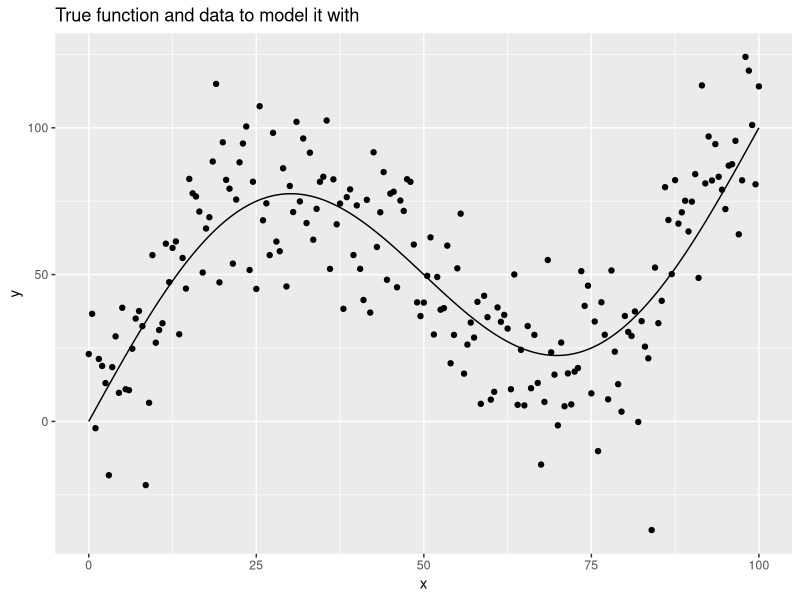
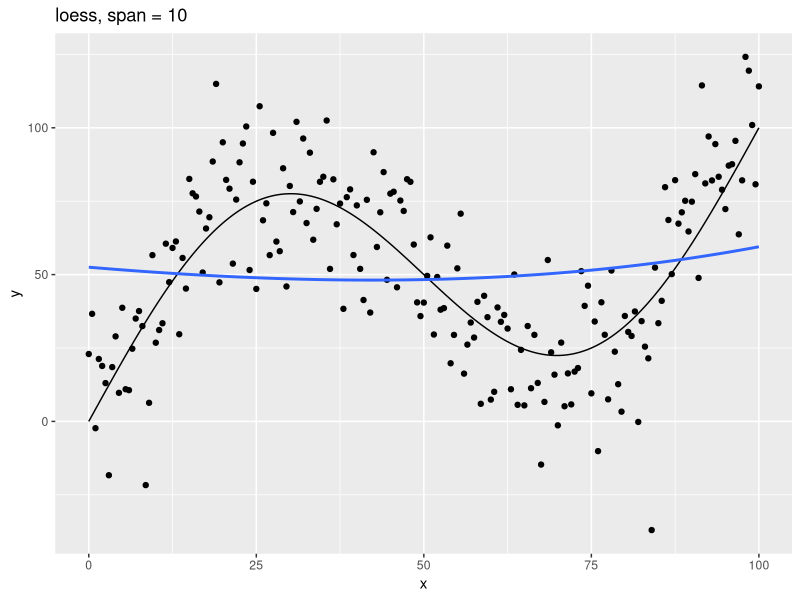
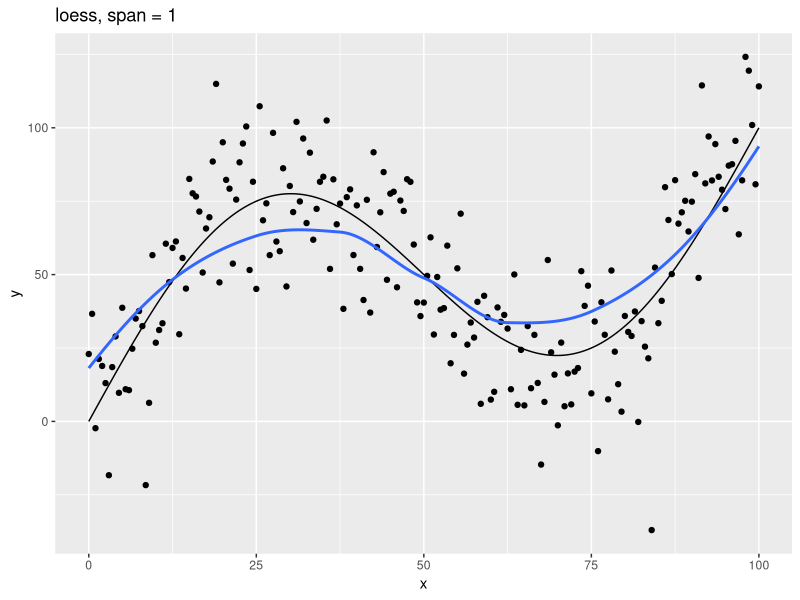
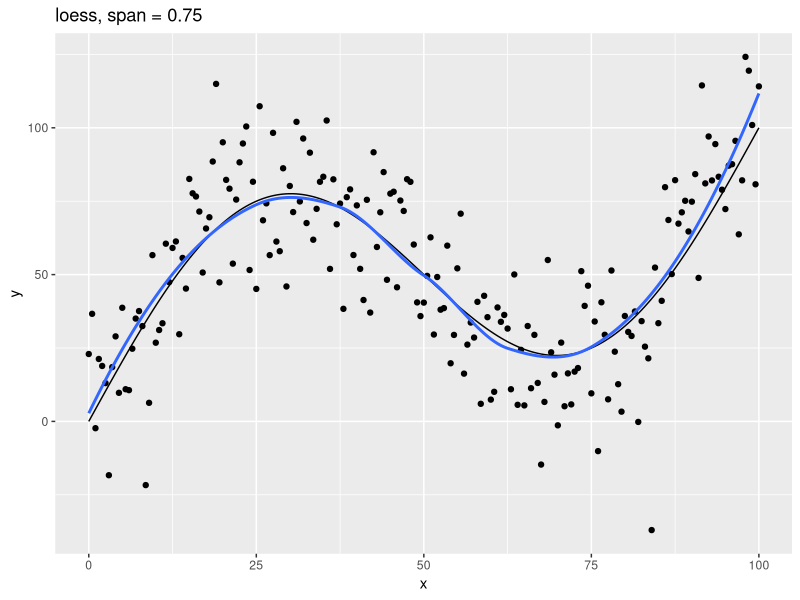
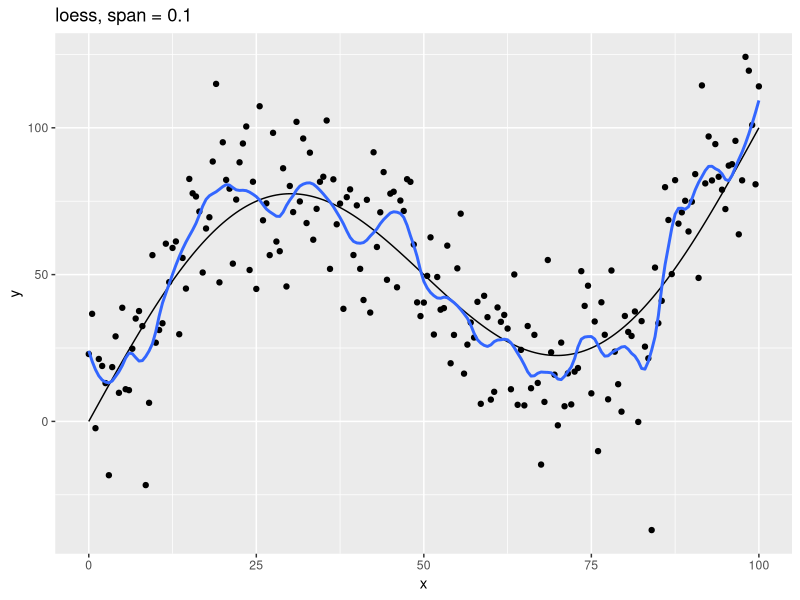
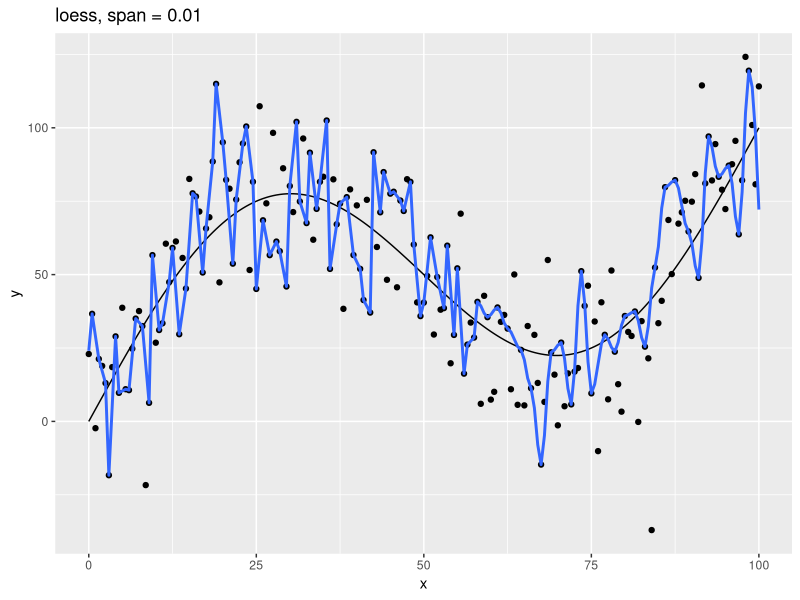
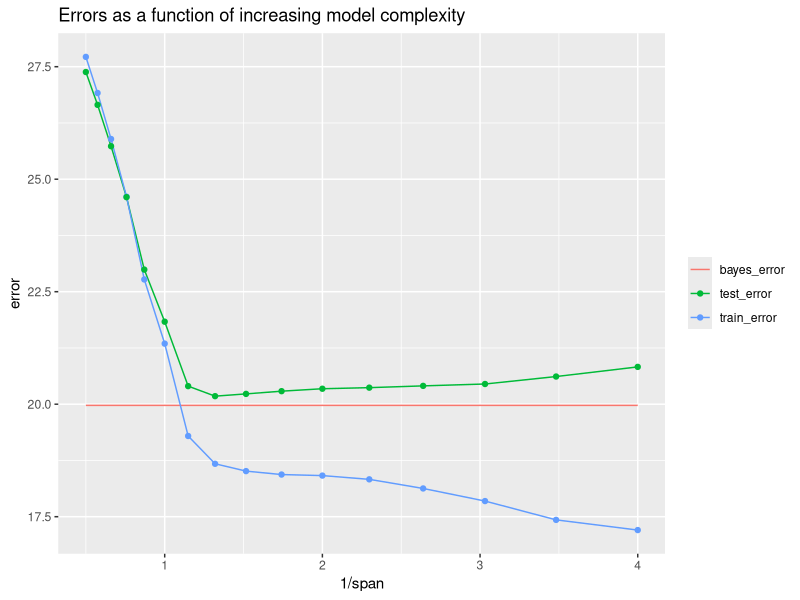
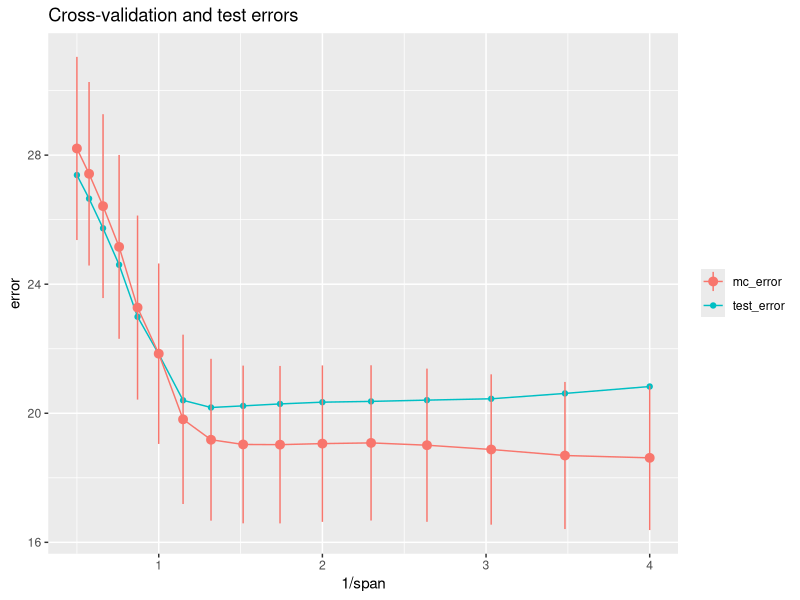

These charts were generated, in order, by the following R code:
## ---- chunk 1
knitr::opts_chunk$set(echo = TRUE)
## ---- chunk 2
library(tidyverse)
library(modelr)
## ---- chunk 3
# True function
f <- function(x) x + 50 * sin(pi / 50 * x)

# Function with measurement error
g <- function(x) f(x) + rnorm(n = length(x), mean = 0, sd = 20)

# Random sample of data points
sim_data <- function(from, to, by) {
  tibble(
    x = seq(from = from, to = to, by = by),
    y = g(x)
  )
}
## ---- chunk 4
set.seed(439)

data_1 <- sim_data(0, 100, 0.5)
## ---- chunk 5
tibble(x = seq(0, 100, 0.5), y = f(x)) %>% 
  ggplot(aes(x, y)) +
  geom_line() +
  geom_point(data = data_1) +
  labs(title = "True function and data to model it with")
## ---- chunk 6
# Plot loess model for given span
plot_loess <- function(span) {
  data_1 %>% 
    mutate(f = f(x)) %>% 
    add_predictions(loess(y ~ x, data = data_1, span = span)) %>% 
    ggplot(aes(x)) +
    geom_line(aes(y = f)) +
    geom_point(aes(y = y)) +
    geom_line(aes(y = pred), color = "#3366FF", size = 1) +
    labs(
      title = str_c("loess, span = ", span),
      y = "y"
    )
}
## ---- chunk 7
c(10, 1, 0.75, 0.1, 0.01) %>% 
  walk(~ print(plot_loess(.)))
## ---- chunk 8
set.seed(886)

data_50 <- 
  1:50 %>% 
  map_dfr(~ sim_data(0, 100, 0.5))
## ---- chunk 9
spans <- 2^seq(1, -2, -0.2)

errors <- 
  tibble(span = spans) %>% 
  mutate(
    train_error =
      map_dbl(span, ~ rmse(loess(y ~ x, data = data_1, span = .), data_1)),
    test_error =
      map_dbl(span, ~ rmse(loess(y ~ x, data = data_1, span = .), data_50))
  )
## ---- chunk 10
bayes_error <- 
  data_50 %>% 
  summarize(bayes_error = sqrt(mean((y - f(x))^2, na.rm = TRUE))) %>% 
  pull(bayes_error)
## ---- chunk 11
bayes <- tibble(
  span = range(errors$span),
  type = "bayes_error",
  error = bayes_error
)

errors %>% 
  gather(key = type, value = error, -span) %>% 
  ggplot(aes(1 / span, error, color = type)) + 
  geom_line(data = bayes) +
  geom_line() +
  geom_point() +
  labs(
    title = "Errors as a function of increasing model complexity",
    color = NULL
  )
## ---- chunk 12
df <- 
  data_1 %>% 
  crossv_kfold(k = 10)

df
## ---- chunk 13
glimpse(df$train[[1]])
glimpse(df$test[[1]])
## ---- chunk 14
is_empty(intersect(df$train[[1]]$idx, df$test[[1]]$idx))

setequal(union(df$train[[1]]$idx, df$test[[1]]$idx), 1:201)
## ---- chunk 15
as_tibble(df$test[[1]])
## ---- chunk 16
rmse_error <- function(span, train, test) {
  rmse(loess(y ~ x, data = as_tibble(train), span = span), as_tibble(test))
}
## ---- chunk 17
span_error <- function(span, data_cv) {
  errors <- 
    data_cv %>% 
    select(-.id) %>% 
    add_column(span = span) %>% 
    pmap_dbl(rmse_error)
  
  tibble(
    span = span,
    error_mean = mean(errors, rm = TRUE),
    error_sd = sd(errors, na.rm = TRUE)
  )
}
## ---- chunk 18
set.seed(430)

data_mc <- crossv_mc(data_1, n = 100, test = 0.2)

errors_mc <- 
  spans %>% 
  map_dfr(~ span_error(span = ., data_cv = data_mc))

errors_mc %>% 
  knitr::kable()
## ---- chunk 19
errors_mc %>% 
  left_join(errors, by = "span") %>% 
  ggplot(aes(1 / span)) +
  geom_line(aes(y = test_error, color = "test_error")) +
  geom_point(aes(y = test_error, color = "test_error")) +
  geom_line(aes(y = error_mean, color = "mc_error")) +
  geom_pointrange(
    aes(
      y = error_mean, 
      ymin = error_mean - error_sd,
      ymax = error_mean + error_sd,
      color = "mc_error"
    )
  ) +
  labs(
    title = "Cross-validation and test errors",
    y = "error",
    color = NULL
  )
## ---- chunk 20
errors %>% 
  filter(span < 0.9, span > 0.7) %>% 
  select(span, test_error) %>% 
  knitr::kable()
